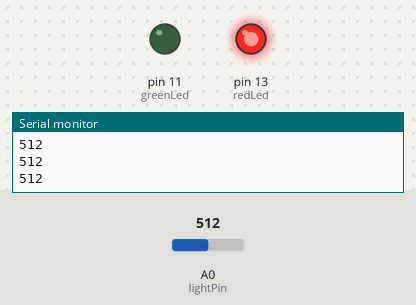
Simulated run of this sketch. Board: Arduino Uno, built with avr-gcc and run on an emulated ATmega328P. Parts: output pins drawn as LEDs (lit = HIGH), the last lines printed to the serial monitor. The inputs (shaded band) are chosen by the test bench; at power-on: A0 (lightPin) = 512.

Above: at 1.2 s.
1.3 s: A0 (lightPin) set to 529
At 2.2 s:
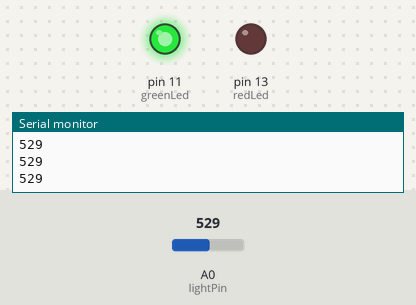
2.9 s: A0 (lightPin) set to 511
At 3.6 s:
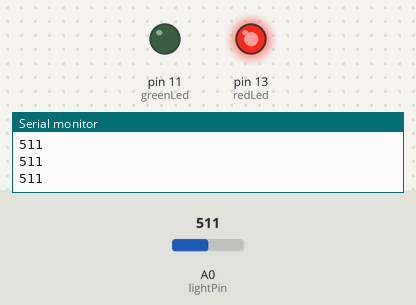
4.5 s: A0 (lightPin) set to 716
At 5.0 s:
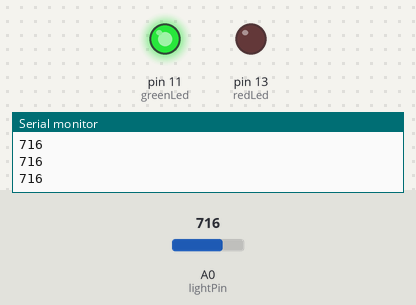
Timing chart, 0 to 7.5 s (numbered marks = the images above; inputs shaded):
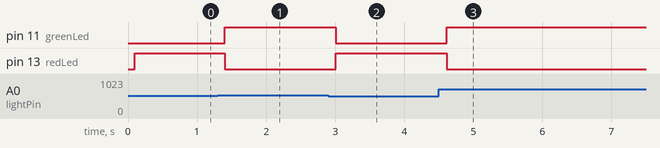

The sketch:

photoresistor_1.ino
```cpp
int lightPin = A0;
int lightVal;
int redLed = 13;
int greenLed = 11;
int s_delay = 100;

void setup() {
  // put your setup code here, to run once:
pinMode(lightPin, INPUT);
pinMode(redLed, OUTPUT);
pinMode(greenLed, OUTPUT);
Serial.begin(9600);
}

void loop() {
  // put your main code here, to run repeatedly:
lightVal = analogRead(lightPin);
Serial.println(lightVal);
delay(s_delay);

if(lightVal > 514){
  digitalWrite(greenLed, HIGH);
  digitalWrite(redLed, LOW);
}
if(lightVal < 514){
  digitalWrite(greenLed, LOW);
  digitalWrite(redLed, HIGH);
}
}
```

Measured:
- the behaviour switches between 514 and 515 on A0 (lightPin) (found by bisection; images 0 and 1)
- after the input at 1.3 s, pin 11 (greenLed): LOW → HIGH after 0.10 s; pin 13 (redLed): HIGH → LOW after 0.10 s
- after the input at 2.9 s, pin 11 (greenLed): HIGH → LOW after 0.11 s; pin 13 (redLed): LOW → HIGH after 0.11 s
- after the input at 4.5 s, pin 11 (greenLed): LOW → HIGH after 0.11 s; pin 13 (redLed): HIGH → LOW after 0.11 s
